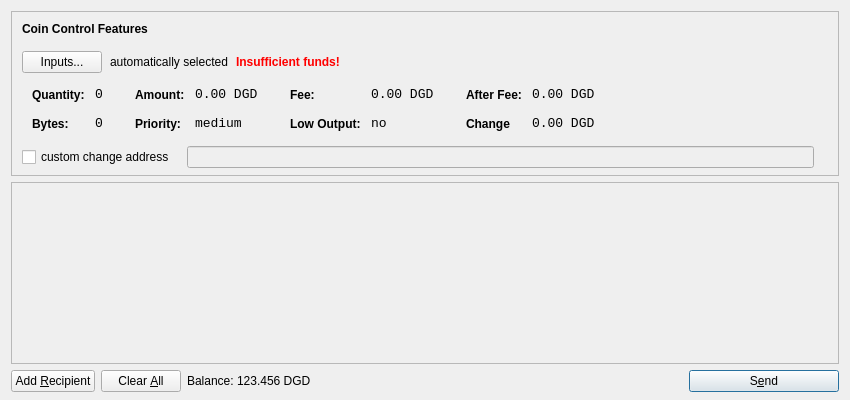
<?xml version="1.0" encoding="UTF-8"?>
<ui version="4.0">
 <class>SendCoinsDialog</class>
 <widget class="QDialog" name="SendCoinsDialog">
  <property name="geometry">
   <rect>
    <x>0</x>
    <y>0</y>
    <width>850</width>
    <height>400</height>
   </rect>
  </property>
  <property name="windowTitle">
   <string>Send Coins</string>
  </property>
  <layout class="QVBoxLayout" name="verticalLayout" stretch="0,1,0">
   <property name="bottomMargin">
    <number>8</number>
   </property>
   <item>
    <widget class="QFrame" name="frameCoinControl">
     <property name="sizePolicy">
      <sizepolicy hsizetype="Expanding" vsizetype="Expanding">
       <horstretch>0</horstretch>
       <verstretch>0</verstretch>
      </sizepolicy>
     </property>
     <property name="maximumSize">
      <size>
       <width>16777215</width>
       <height>16777215</height>
      </size>
     </property>
     <property name="frameShape">
      <enum>QFrame::StyledPanel</enum>
     </property>
     <property name="frameShadow">
      <enum>QFrame::Sunken</enum>
     </property>
     <layout class="QVBoxLayout" name="verticalLayoutCoinControl2">
      <property name="spacing">
       <number>-1</number>
      </property>
      <property name="leftMargin">
       <number>0</number>
      </property>
      <property name="topMargin">
       <number>0</number>
      </property>
      <property name="rightMargin">
       <number>0</number>
      </property>
      <property name="bottomMargin">
       <number>6</number>
      </property>
      <item>
       <layout class="QVBoxLayout" name="verticalLayoutCoinControl" stretch="0,0,0,0,1">
        <property name="spacing">
         <number>0</number>
        </property>
        <property name="leftMargin">
         <number>10</number>
        </property>
        <property name="topMargin">
         <number>10</number>
        </property>
        <item>
         <layout class="QHBoxLayout" name="horizontalLayoutCoinControl1">
          <property name="bottomMargin">
           <number>15</number>
          </property>
          <item>
           <widget class="QLabel" name="labelCoinControlFeatures">
            <property name="sizePolicy">
             <sizepolicy hsizetype="Preferred" vsizetype="Maximum">
              <horstretch>0</horstretch>
              <verstretch>0</verstretch>
             </sizepolicy>
            </property>
            <property name="font">
             <font>
              <weight>75</weight>
              <bold>true</bold>
             </font>
            </property>
            <property name="styleSheet">
             <string notr="true">font-weight:bold;</string>
            </property>
            <property name="text">
             <string>Coin Control Features</string>
            </property>
           </widget>
          </item>
         </layout>
        </item>
        <item>
         <layout class="QHBoxLayout" name="horizontalLayoutCoinControl2" stretch="0,0,0,0">
          <property name="spacing">
           <number>8</number>
          </property>
          <property name="bottomMargin">
           <number>10</number>
          </property>
          <item>
           <widget class="QPushButton" name="pushButtonCoinControl">
            <property name="styleSheet">
             <string notr="true"/>
            </property>
            <property name="text">
             <string>Inputs...</string>
            </property>
           </widget>
          </item>
          <item>
           <widget class="QLabel" name="labelCoinControlAutomaticallySelected">
            <property name="text">
             <string>automatically selected</string>
            </property>
            <property name="margin">
             <number>5</number>
            </property>
           </widget>
          </item>
          <item>
           <widget class="QLabel" name="labelCoinControlInsuffFunds">
            <property name="font">
             <font>
              <weight>75</weight>
              <bold>true</bold>
             </font>
            </property>
            <property name="styleSheet">
             <string notr="true">color:red;font-weight:bold;</string>
            </property>
            <property name="text">
             <string>Insufficient funds!</string>
            </property>
            <property name="margin">
             <number>5</number>
            </property>
           </widget>
          </item>
          <item>
           <spacer name="horizontalSpacerCoinControl">
            <property name="orientation">
             <enum>Qt::Horizontal</enum>
            </property>
            <property name="sizeHint" stdset="0">
             <size>
              <width>40</width>
              <height>1</height>
             </size>
            </property>
           </spacer>
          </item>
         </layout>
        </item>
        <item>
         <widget class="QWidget" name="widgetCoinControl" native="true">
          <property name="sizePolicy">
           <sizepolicy hsizetype="Preferred" vsizetype="Preferred">
            <horstretch>0</horstretch>
            <verstretch>0</verstretch>
           </sizepolicy>
          </property>
          <property name="minimumSize">
           <size>
            <width>0</width>
            <height>0</height>
           </size>
          </property>
          <property name="styleSheet">
           <string notr="true"/>
          </property>
          <layout class="QHBoxLayout" name="horizontalLayoutCoinControl5">
           <property name="margin">
            <number>0</number>
           </property>
           <item>
            <layout class="QHBoxLayout" name="horizontalLayoutCoinControl3" stretch="0,0,0,1">
             <property name="spacing">
              <number>20</number>
             </property>
             <property name="topMargin">
              <number>0</number>
             </property>
             <property name="bottomMargin">
              <number>10</number>
             </property>
             <item>
              <layout class="QFormLayout" name="formLayoutCoinControl1">
               <property name="horizontalSpacing">
                <number>10</number>
               </property>
               <property name="verticalSpacing">
                <number>14</number>
               </property>
               <property name="leftMargin">
                <number>10</number>
               </property>
               <property name="topMargin">
                <number>4</number>
               </property>
               <property name="rightMargin">
                <number>6</number>
               </property>
               <item row="0" column="0">
                <widget class="QLabel" name="labelCoinControlQuantityText">
                 <property name="styleSheet">
                  <string notr="true">font-weight:bold;</string>
                 </property>
                 <property name="text">
                  <string>Quantity:</string>
                 </property>
                 <property name="margin">
                  <number>0</number>
                 </property>
                </widget>
               </item>
               <item row="0" column="1">
                <widget class="QLabel" name="labelCoinControlQuantity">
                 <property name="font">
                  <font>
                   <family>Monospace</family>
                   <pointsize>10</pointsize>
                  </font>
                 </property>
                 <property name="cursor">
                  <cursorShape>IBeamCursor</cursorShape>
                 </property>
                 <property name="contextMenuPolicy">
                  <enum>Qt::ActionsContextMenu</enum>
                 </property>
                 <property name="text">
                  <string>0</string>
                 </property>
                 <property name="margin">
                  <number>0</number>
                 </property>
                 <property name="textInteractionFlags">
                  <set>Qt::LinksAccessibleByMouse|Qt::TextSelectableByKeyboard|Qt::TextSelectableByMouse</set>
                 </property>
                </widget>
               </item>
               <item row="1" column="0">
                <widget class="QLabel" name="labelCoinControlBytesText">
                 <property name="styleSheet">
                  <string notr="true">font-weight:bold;</string>
                 </property>
                 <property name="text">
                  <string>Bytes:</string>
                 </property>
                </widget>
               </item>
               <item row="1" column="1">
                <widget class="QLabel" name="labelCoinControlBytes">
                 <property name="font">
                  <font>
                   <family>Monospace</family>
                   <pointsize>10</pointsize>
                  </font>
                 </property>
                 <property name="cursor">
                  <cursorShape>IBeamCursor</cursorShape>
                 </property>
                 <property name="contextMenuPolicy">
                  <enum>Qt::ActionsContextMenu</enum>
                 </property>
                 <property name="text">
                  <string>0</string>
                 </property>
                 <property name="textInteractionFlags">
                  <set>Qt::LinksAccessibleByMouse|Qt::TextSelectableByKeyboard|Qt::TextSelectableByMouse</set>
                 </property>
                </widget>
               </item>
              </layout>
             </item>
             <item>
              <layout class="QFormLayout" name="formLayoutCoinControl2">
               <property name="horizontalSpacing">
                <number>10</number>
               </property>
               <property name="verticalSpacing">
                <number>14</number>
               </property>
               <property name="leftMargin">
                <number>6</number>
               </property>
               <property name="topMargin">
                <number>4</number>
               </property>
               <property name="rightMargin">
                <number>6</number>
               </property>
               <item row="0" column="0">
                <widget class="QLabel" name="labelCoinControlAmountText">
                 <property name="styleSheet">
                  <string notr="true">font-weight:bold;</string>
                 </property>
                 <property name="text">
                  <string>Amount:</string>
                 </property>
                 <property name="margin">
                  <number>0</number>
                 </property>
                </widget>
               </item>
               <item row="0" column="1">
                <widget class="QLabel" name="labelCoinControlAmount">
                 <property name="font">
                  <font>
                   <family>Monospace</family>
                   <pointsize>10</pointsize>
                  </font>
                 </property>
                 <property name="cursor">
                  <cursorShape>IBeamCursor</cursorShape>
                 </property>
                 <property name="contextMenuPolicy">
                  <enum>Qt::ActionsContextMenu</enum>
                 </property>
                 <property name="text">
                  <string>0.00 DGD</string>
                 </property>
                 <property name="textInteractionFlags">
                  <set>Qt::LinksAccessibleByMouse|Qt::TextSelectableByKeyboard|Qt::TextSelectableByMouse</set>
                 </property>
                </widget>
               </item>
               <item row="1" column="0">
                <widget class="QLabel" name="labelCoinControlPriorityText">
                 <property name="styleSheet">
                  <string notr="true">font-weight:bold;</string>
                 </property>
                 <property name="text">
                  <string>Priority:</string>
                 </property>
                </widget>
               </item>
               <item row="1" column="1">
                <widget class="QLabel" name="labelCoinControlPriority">
                 <property name="font">
                  <font>
                   <family>Monospace</family>
                   <pointsize>10</pointsize>
                  </font>
                 </property>
                 <property name="cursor">
                  <cursorShape>IBeamCursor</cursorShape>
                 </property>
                 <property name="contextMenuPolicy">
                  <enum>Qt::ActionsContextMenu</enum>
                 </property>
                 <property name="text">
                  <string>medium</string>
                 </property>
                 <property name="textInteractionFlags">
                  <set>Qt::LinksAccessibleByMouse|Qt::TextSelectableByKeyboard|Qt::TextSelectableByMouse</set>
                 </property>
                </widget>
               </item>
              </layout>
             </item>
             <item>
              <layout class="QFormLayout" name="formLayoutCoinControl3">
               <property name="horizontalSpacing">
                <number>10</number>
               </property>
               <property name="verticalSpacing">
                <number>14</number>
               </property>
               <property name="leftMargin">
                <number>6</number>
               </property>
               <property name="topMargin">
                <number>4</number>
               </property>
               <property name="rightMargin">
                <number>6</number>
               </property>
               <item row="0" column="0">
                <widget class="QLabel" name="labelCoinControlFeeText">
                 <property name="styleSheet">
                  <string notr="true">font-weight:bold;</string>
                 </property>
                 <property name="text">
                  <string>Fee:</string>
                 </property>
                 <property name="margin">
                  <number>0</number>
                 </property>
                </widget>
               </item>
               <item row="0" column="1">
                <widget class="QLabel" name="labelCoinControlFee">
                 <property name="font">
                  <font>
                   <family>Monospace</family>
                   <pointsize>10</pointsize>
                  </font>
                 </property>
                 <property name="cursor">
                  <cursorShape>IBeamCursor</cursorShape>
                 </property>
                 <property name="contextMenuPolicy">
                  <enum>Qt::ActionsContextMenu</enum>
                 </property>
                 <property name="text">
                  <string>0.00 DGD</string>
                 </property>
                 <property name="textInteractionFlags">
                  <set>Qt::LinksAccessibleByMouse|Qt::TextSelectableByKeyboard|Qt::TextSelectableByMouse</set>
                 </property>
                </widget>
               </item>
               <item row="1" column="0">
                <widget class="QLabel" name="labelCoinControlLowOutputText">
                 <property name="styleSheet">
                  <string notr="true">font-weight:bold;</string>
                 </property>
                 <property name="text">
                  <string>Low Output:</string>
                 </property>
                </widget>
               </item>
               <item row="1" column="1">
                <widget class="QLabel" name="labelCoinControlLowOutput">
                 <property name="font">
                  <font>
                   <family>Monospace</family>
                   <pointsize>10</pointsize>
                  </font>
                 </property>
                 <property name="cursor">
                  <cursorShape>IBeamCursor</cursorShape>
                 </property>
                 <property name="contextMenuPolicy">
                  <enum>Qt::ActionsContextMenu</enum>
                 </property>
                 <property name="text">
                  <string>no</string>
                 </property>
                 <property name="textInteractionFlags">
                  <set>Qt::LinksAccessibleByMouse|Qt::TextSelectableByKeyboard|Qt::TextSelectableByMouse</set>
                 </property>
                </widget>
               </item>
              </layout>
             </item>
             <item>
              <layout class="QFormLayout" name="formLayoutCoinControl4">
               <property name="horizontalSpacing">
                <number>10</number>
               </property>
               <property name="verticalSpacing">
                <number>14</number>
               </property>
               <property name="leftMargin">
                <number>6</number>
               </property>
               <property name="topMargin">
                <number>4</number>
               </property>
               <property name="rightMargin">
                <number>6</number>
               </property>
               <item row="0" column="0">
                <widget class="QLabel" name="labelCoinControlAfterFeeText">
                 <property name="styleSheet">
                  <string notr="true">font-weight:bold;</string>
                 </property>
                 <property name="text">
                  <string>After Fee:</string>
                 </property>
                 <property name="margin">
                  <number>0</number>
                 </property>
                </widget>
               </item>
               <item row="0" column="1">
                <widget class="QLabel" name="labelCoinControlAfterFee">
                 <property name="font">
                  <font>
                   <family>Monospace</family>
                   <pointsize>10</pointsize>
                  </font>
                 </property>
                 <property name="cursor">
                  <cursorShape>IBeamCursor</cursorShape>
                 </property>
                 <property name="contextMenuPolicy">
                  <enum>Qt::ActionsContextMenu</enum>
                 </property>
                 <property name="text">
                  <string>0.00 DGD</string>
                 </property>
                 <property name="textInteractionFlags">
                  <set>Qt::LinksAccessibleByMouse|Qt::TextSelectableByKeyboard|Qt::TextSelectableByMouse</set>
                 </property>
                </widget>
               </item>
               <item row="1" column="0">
                <widget class="QLabel" name="labelCoinControlChangeText">
                 <property name="styleSheet">
                  <string notr="true">font-weight:bold;</string>
                 </property>
                 <property name="text">
                  <string>Change</string>
                 </property>
                </widget>
               </item>
               <item row="1" column="1">
                <widget class="QLabel" name="labelCoinControlChange">
                 <property name="font">
                  <font>
                   <family>Monospace</family>
                   <pointsize>10</pointsize>
                  </font>
                 </property>
                 <property name="cursor">
                  <cursorShape>IBeamCursor</cursorShape>
                 </property>
                 <property name="contextMenuPolicy">
                  <enum>Qt::ActionsContextMenu</enum>
                 </property>
                 <property name="text">
                  <string>0.00 DGD</string>
                 </property>
                 <property name="textInteractionFlags">
                  <set>Qt::LinksAccessibleByMouse|Qt::TextSelectableByKeyboard|Qt::TextSelectableByMouse</set>
                 </property>
                </widget>
               </item>
              </layout>
             </item>
            </layout>
           </item>
          </layout>
         </widget>
        </item>
        <item>
         <layout class="QHBoxLayout" name="horizontalLayoutCoinControl4" stretch="0,0,0">
          <property name="spacing">
           <number>12</number>
          </property>
          <property name="sizeConstraint">
           <enum>QLayout::SetDefaultConstraint</enum>
          </property>
          <property name="topMargin">
           <number>5</number>
          </property>
          <property name="rightMargin">
           <number>5</number>
          </property>
          <item>
           <widget class="QCheckBox" name="checkBoxCoinControlChange">
            <property name="text">
             <string>custom change address</string>
            </property>
           </widget>
          </item>
          <item>
           <widget class="QLineEdit" name="lineEditCoinControlChange">
            <property name="enabled">
             <bool>false</bool>
            </property>
            <property name="sizePolicy">
             <sizepolicy hsizetype="Expanding" vsizetype="Fixed">
              <horstretch>0</horstretch>
              <verstretch>0</verstretch>
             </sizepolicy>
            </property>
           </widget>
          </item>
          <item>
           <widget class="QLabel" name="labelCoinControlChangeLabel">
            <property name="sizePolicy">
             <sizepolicy hsizetype="Preferred" vsizetype="Expanding">
              <horstretch>0</horstretch>
              <verstretch>0</verstretch>
             </sizepolicy>
            </property>
            <property name="minimumSize">
             <size>
              <width>0</width>
              <height>0</height>
             </size>
            </property>
            <property name="text">
             <string/>
            </property>
            <property name="margin">
             <number>3</number>
            </property>
           </widget>
          </item>
         </layout>
        </item>
        <item>
         <spacer name="verticalSpacerCoinControl">
          <property name="orientation">
           <enum>Qt::Vertical</enum>
          </property>
          <property name="sizeHint" stdset="0">
           <size>
            <width>800</width>
            <height>1</height>
           </size>
          </property>
         </spacer>
        </item>
       </layout>
      </item>
     </layout>
    </widget>
   </item>
   <item>
    <widget class="QScrollArea" name="scrollArea">
     <property name="widgetResizable">
      <bool>true</bool>
     </property>
     <widget class="QWidget" name="scrollAreaWidgetContents">
      <property name="geometry">
       <rect>
        <x>0</x>
        <y>0</y>
        <width>830</width>
        <height>165</height>
       </rect>
      </property>
      <layout class="QVBoxLayout" name="verticalLayout_2">
       <property name="margin">
        <number>0</number>
       </property>
       <item>
        <layout class="QVBoxLayout" name="entries">
         <property name="spacing">
          <number>6</number>
         </property>
        </layout>
       </item>
       <item>
        <spacer name="verticalSpacer">
         <property name="orientation">
          <enum>Qt::Vertical</enum>
         </property>
         <property name="sizeHint" stdset="0">
          <size>
           <width>20</width>
           <height>40</height>
          </size>
         </property>
        </spacer>
       </item>
      </layout>
     </widget>
    </widget>
   </item>
   <item>
    <layout class="QHBoxLayout" name="horizontalLayout">
     <item>
      <widget class="QPushButton" name="addButton">
       <property name="toolTip">
        <string>Send to multiple recipients at once</string>
       </property>
       <property name="text">
        <string>Add &amp;Recipient</string>
       </property>
       <property name="icon">
        <iconset resource="../bitcoin.qrc">
         <normaloff>:/icons/add</normaloff>:/icons/add</iconset>
       </property>
       <property name="autoDefault">
        <bool>false</bool>
       </property>
      </widget>
     </item>
     <item>
      <widget class="QPushButton" name="clearButton">
       <property name="sizePolicy">
        <sizepolicy hsizetype="Minimum" vsizetype="Fixed">
         <horstretch>0</horstretch>
         <verstretch>0</verstretch>
        </sizepolicy>
       </property>
       <property name="toolTip">
        <string>Remove all transaction fields</string>
       </property>
       <property name="text">
        <string>Clear &amp;All</string>
       </property>
       <property name="icon">
        <iconset resource="../bitcoin.qrc">
         <normaloff>:/icons/remove</normaloff>:/icons/remove</iconset>
       </property>
       <property name="autoRepeatDelay">
        <number>300</number>
       </property>
       <property name="autoDefault">
        <bool>false</bool>
       </property>
      </widget>
     </item>
     <item>
      <layout class="QHBoxLayout" name="horizontalLayout_2">
       <property name="spacing">
        <number>3</number>
       </property>
       <item>
        <widget class="QLabel" name="label">
         <property name="sizePolicy">
          <sizepolicy hsizetype="Preferred" vsizetype="Fixed">
           <horstretch>0</horstretch>
           <verstretch>0</verstretch>
          </sizepolicy>
         </property>
         <property name="text">
          <string>Balance:</string>
         </property>
        </widget>
       </item>
       <item>
        <widget class="QLabel" name="labelBalance">
         <property name="sizePolicy">
          <sizepolicy hsizetype="Preferred" vsizetype="Fixed">
           <horstretch>0</horstretch>
           <verstretch>0</verstretch>
          </sizepolicy>
         </property>
         <property name="cursor">
          <cursorShape>IBeamCursor</cursorShape>
         </property>
         <property name="text">
          <string>123.456 DGD</string>
         </property>
         <property name="textInteractionFlags">
          <set>Qt::LinksAccessibleByMouse|Qt::TextSelectableByKeyboard|Qt::TextSelectableByMouse</set>
         </property>
        </widget>
       </item>
      </layout>
     </item>
     <item>
      <spacer name="horizontalSpacer">
       <property name="orientation">
        <enum>Qt::Horizontal</enum>
       </property>
       <property name="sizeHint" stdset="0">
        <size>
         <width>40</width>
         <height>20</height>
        </size>
       </property>
      </spacer>
     </item>
     <item>
      <widget class="QPushButton" name="sendButton">
       <property name="minimumSize">
        <size>
         <width>150</width>
         <height>0</height>
        </size>
       </property>
       <property name="toolTip">
        <string>Confirm the send action</string>
       </property>
       <property name="text">
        <string>S&amp;end</string>
       </property>
       <property name="icon">
        <iconset resource="../bitcoin.qrc">
         <normaloff>:/icons/send</normaloff>:/icons/send</iconset>
       </property>
       <property name="default">
        <bool>true</bool>
       </property>
      </widget>
     </item>
    </layout>
   </item>
  </layout>
 </widget>
 <resources>
  <include location="../bitcoin.qrc"/>
 </resources>
 <connections/>
</ui>
